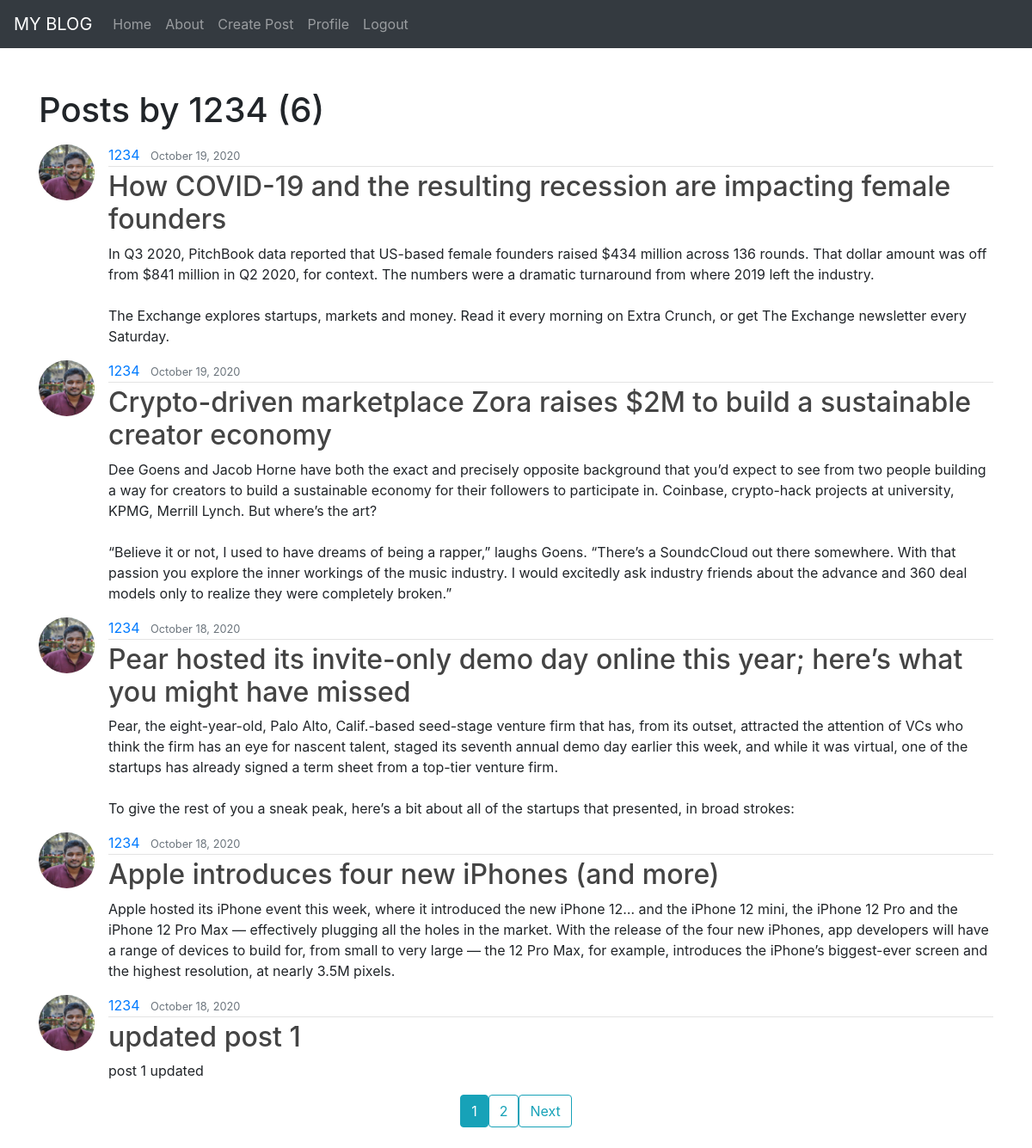
Page /user/1234 (signed in) on the committed database.
### blogmain/models.py (models this page shows, shortened)
class Post(models.Model):
    title= models.CharField(max_length=100)
    content = models.TextField()
    date_posted = models.DateTimeField(default=timezone.now)
    author = models.ForeignKey(User,on_delete=models.CASCADE)

### users/models.py (models this page shows, shortened)
class Profile(models.Model):
    user = models.OneToOneField(User, on_delete=models.CASCADE)
    image = models.ImageField(default='profile_pics/default.jpg', upload_to='profile_pics')

### blogmain/views.py (the view)
# urls.py: path('user/<str:username>', UserPostListView.as_view(),name='user-posts'),
class UserPostListView(ListView):
    model=Post
    context_object_name='posts'
    template_name='blogmain/user_posts.html'
    paginate_by =5
    def get_queryset(self):
        user = get_object_or_404(User, username=self.kwargs.get('username'))
        return Post.objects.filter(author=user).order_by('-date_posted')

### blogmain/templates/blogmain/user_posts.html (shortened to what this page needs)
{% extends "blogmain/base.html" %}
{% block content %}
    <h1 class="mb-3"> Posts by {{ view.kwargs.username }} ({{ page_obj.paginator.count }})</h1>
    {% for post in posts %}
        <article class="media content-section">
            <img class="rounded-circle article-img" src="{{post.author.profile.image.url}}">
            <div class="media-body">
                <div class="article-metadata">
                    <a class="mr-2" href="{% url 'user-posts' post.author.username %}">{{post.author}}</a>
                    <small class="text-muted">{{post.date_posted|date:"F j, Y"}}</small>
                </div>
                <h2><a href="{% url 'post-detail' post.id %}" class="article-title">{{post.title}}</a></h2>
                <p class="article-content">{{post.content}}</p>
            </div>
        </article>
    {% endfor %}
    <div class="d-flex justify-content-center">
    {% if is_paginated %}
        {% for num in page_obj.paginator.page_range %}
            {% if page_obj.number == num %}
                <a class="btn btn-info mb-4" href="?page={{ num }}">{{ num }}</a>
            {% elif num > page_obj.number|add:'-3' and num < page_obj.number|add:'3' %}
          <a class="btn btn-outline-info mb-4" href="?page={{ num }}">{{ num }}</a>
            {% endif %}
        {% endfor %}
        {% if page_obj.has_next %}
            <a class="btn btn-outline-info mb-4" href="?page={{ page_obj.next_page_number }}">Next</a>
        {% endif %}
    {% endif %}
    </div>
{% endblock content %}

### blogmain/static/blogmain/main.css (style rules this page uses)
.article-title { color: #444444; }
.article-content { white-space: pre-line; }
.article-img { height: 65px; width: 65px; margin-right: 16px; }
.article-metadata { padding-bottom: 1px; margin-bottom: 4px; border-bottom: 1px solid #e3e3e3 }

### rows in the picture
Post: author.profile.image (picture), author "1234", date_posted "October 19, 2020", title "How COVID-19 and the resulting recession are impacting female founders", content "In Q3 2020, PitchBook data reported that US-based female founders raised $434 million across 136 rounds. That dollar amount was off from $841 million in Q2 2020, for context. The numbers were a dramatic turnaround from where 2019 left the industry. The Exchange explores startups, markets and money. Read it every morning on Extra Crunch, or get The Exchange newsletter every Saturday."
Post: author.profile.image (picture), author "1234", date_posted "October 19, 2020", title "Crypto-driven marketplace Zora raises $2M to build a sustainable creator economy", content "Dee Goens and Jacob Horne have both the exact and precisely opposite background that you’d expect to see from two people building a way for creators to build a sustainable economy for their followers to participate in. Coinbase, crypto-hack projects at university, KPMG, Merrill Lynch. But where’s the art? “Believe it or not, I used to have dreams of being a rapper,” laughs Goens. “There’s a SoundcCloud out there somewhere. With that passion you explore the inner workings of the music industry. I would excitedly ask industry friends about the advance and 360 deal models only to realize they were completely broken.”"
Post: author.profile.image (picture), author "1234", date_posted "October 18, 2020", title "Pear hosted its invite-only demo day online this year; here’s what you might have missed", content "Pear, the eight-year-old, Palo Alto, Calif.-based seed-stage venture firm that has, from its outset, attracted the attention of VCs who think the firm has an eye for nascent talent, staged its seventh annual demo day earlier this week, and while it was virtual, one of the startups has already signed a term sheet from a top-tier venture firm. To give the rest of you a sneak peak, here’s a bit about all of the startups that presented, in broad strokes:"
Post: author.profile.image (picture), author "1234", date_posted "October 18, 2020", title "Apple introduces four new iPhones (and more)", content "Apple hosted its iPhone event this week, where it introduced the new iPhone 12… and the iPhone 12 mini, the iPhone 12 Pro and the iPhone 12 Pro Max — effectively plugging all the holes in the market. With the release of the four new iPhones, app developers will have a range of devices to build for, from small to very large — the 12 Pro Max, for example, introduces the iPhone’s biggest-ever screen and the highest resolution, at nearly 3.5M pixels."
Post: author.profile.image (picture), author "1234", date_posted "October 18, 2020", title "updated post 1", content "post 1 updated"

### other values in the picture
{{ view.kwargs.username }} "1234"
{{ page_obj.paginator.count }} "6"
{{ num }} "1"
{{ num }} "2"
